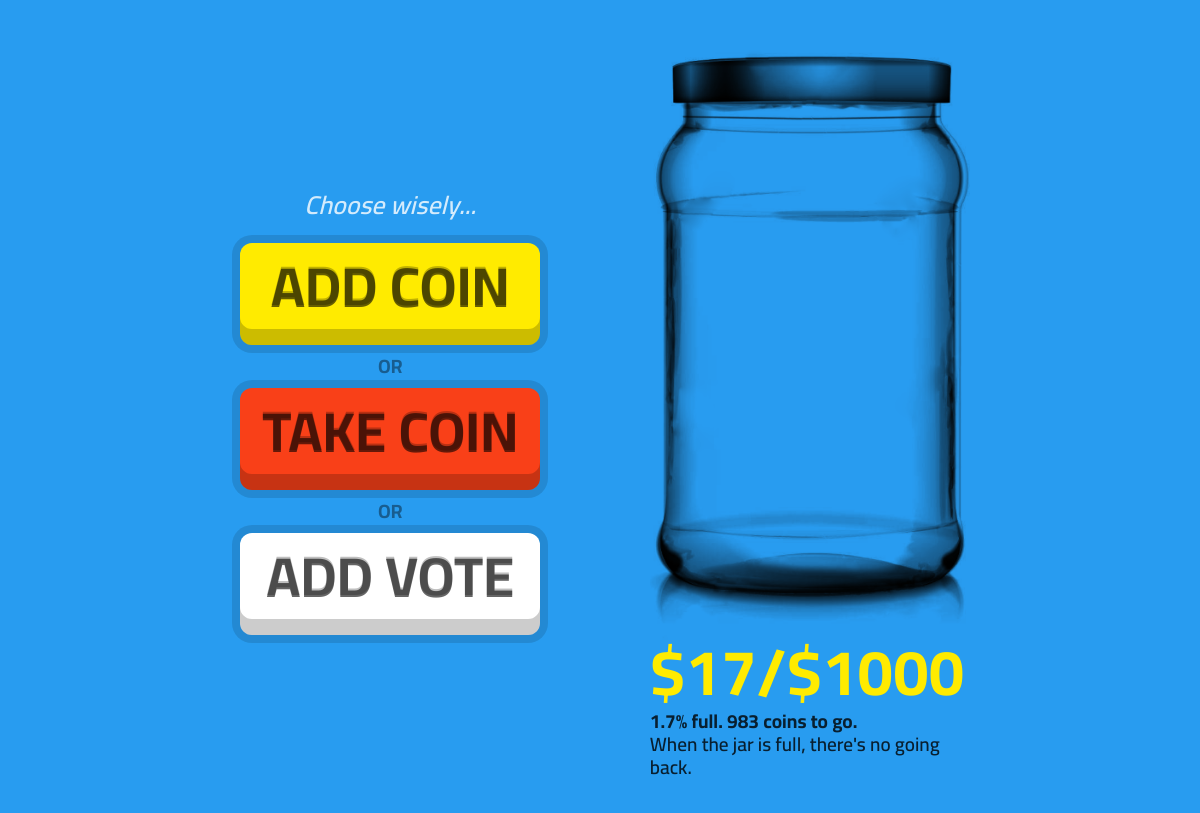
The page /jar on the database as committed earlier.
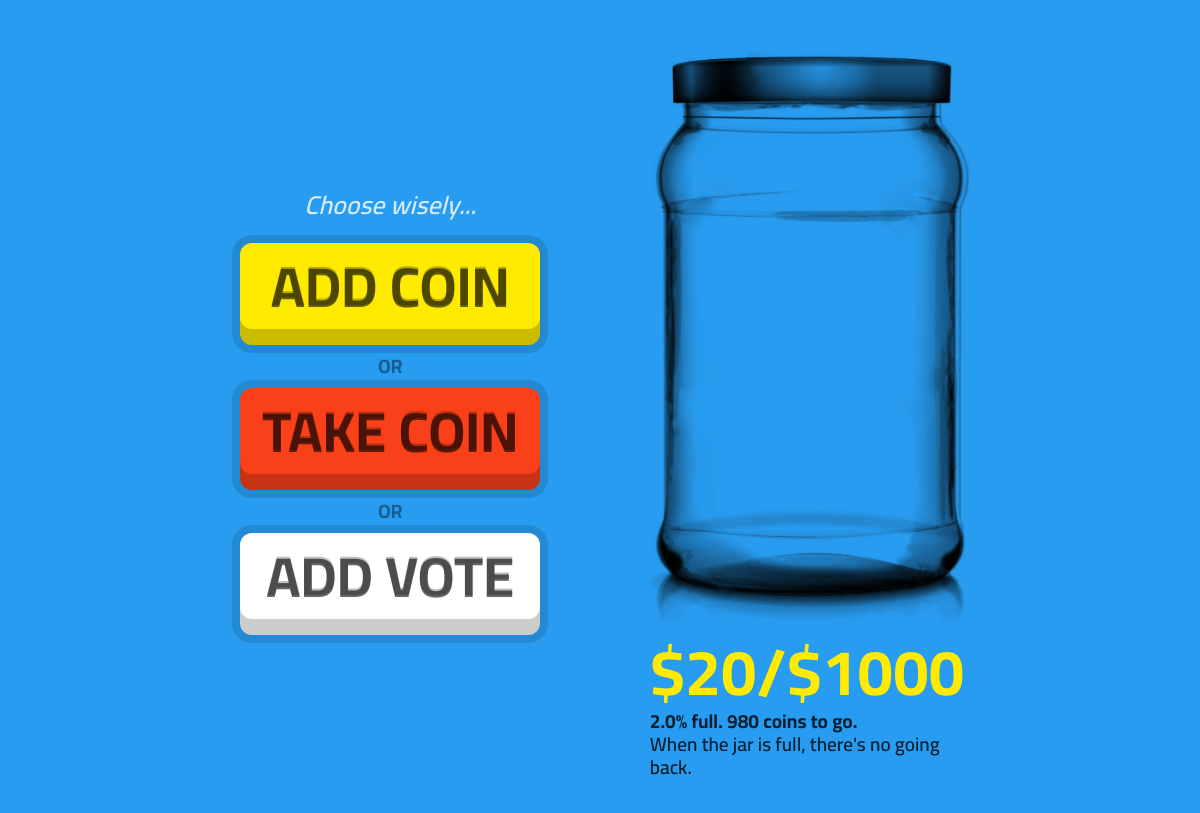
The same page on the database as committed later.
### tables this page shows
CREATE TABLE jars (
id INTEGER PRIMARY KEY,
coins INTEGER,
capacity INTEGER,
is_frozen BOOLEAN DEFAULT false,
votes INTEGER
);

### run.py (the view)
@app.route('/jar')
def jar():
    db = sqlite3.connect(DBFILE)
    cur = db.execute('SELECT * FROM jars WHERE id=1')
    stats = cur.fetchone()
    return(render_template(
        'jar.html',
        coins=stats[1],
        capacity=stats[2],
        percent=round((stats[1]/stats[2]) * 100, 2),
        error=check_status() # Check if user has visited before, if so send that to template
    ))

### run.py (called while the page is built)
def check_ip():
    db = sqlite3.connect(DBFILE)
    user_ip = request.remote_addr
    cur = db.execute('SELECT count(*) FROM voters WHERE ip_address=?', (user_ip,)) # Check if user's ip is in database
    user_check = cur.fetchone()[0] # State of query
    db.close()
    return user_check

def check_frozen():
    db = sqlite3.connect(DBFILE)
    cur = db.execute('SELECT is_frozen FROM jars WHERE id=1') # Check if jar is frozen
    frozen_check = cur.fetchone()[0] # State of query
    db.close()
    return frozen_check

def check_full():
    db = sqlite3.connect(DBFILE)
    cur = db.execute('SELECT coins FROM jars WHERE id=1') # Get jar balance
    coins = cur.fetchone()[0] # State of query
    cur = db.execute('SELECT capacity FROM jars WHERE id=1') # Get jar balance
    capacity = cur.fetchone()[0] # State of query
    db.close()
    return (coins >= capacity)

def check_status():
    if (check_ip()): return "voted"
    if (check_frozen()): return "frozen"
    if (check_full()): return "full"
    return ""

### templates/jar.html (shortened to what this page needs)
{% extends 'base.html' %}
{% block content %}
	<div class="wrapper wrapper-jar">
		<div class="column col-buttons">
			{% if not error %}
			<span class="precaution">Choose wisely...</span>
			<form class="form-btns" action="{{ url_for('confirm') }}" method="POST">
				<input type="submit" name="action" class="btn" value="add coin">
				<div class="btn-divider">OR</div>
				<input type="submit" name="action" class="btn btn-take" value="take coin">
				<div class="btn-divider">OR</div>
			</form>
			<button class="btn btn-vote">add vote</button>
			{% elif error=="voted" %}
			<p class="error">Sorry, you have already made your decision. Either that, or someone else on your network has.</p>
			{% elif error=="frozen" %}
			<p class="error">The jar is currently frozen shut. It will take 24 hours to thaw.</p>
			{% elif error=="full" %}
			<p class="error">The jar is full.</p>
			{% endif %}
		</div>
		<div class="column col-jar">
			<div class="jar"></div>
			<div class="stats">
				<div class="main">${{ coins }}/${{ capacity }}</div>
				<div class="sub"><strong>{{ percent }}&percnt; full. {{ capacity-coins }} coins to go. </strong><br />When the jar is full, there's no going back.</div>
			</div>
		</div>
	</div>
{% endblock %}

### templates/base.html (shortened to what this page needs)
<!DOCTYPE html>
<html lang="en">
<head>
	<link rel="stylesheet" href="{{ url_for('static', filename='style.css') }}" />
</head>
<body>
	{% block content %}{% endblock %}
</body>
</html>

### static/style.css (style rules this page uses)
:root { --blue: #289CF0; --yellow: #FFEB00; --red: #F94018; --grey: rgba(10, 40, 61, 0.888); }
* { margin: 0; padding: 0; box-sizing: border-box; }
body { font-family: 'Cairo', sans-serif; background: var(--blue); }
.wrapper { margin: 0 auto; max-width: 380px; text-align: center; }
.column { display: inline-block; width: 320px; vertical-align: middle; margin: 20px 0; }
.col-jar { text-align: left; background: var(--blue); }
.precaution { color: rgba(255, 255, 255, 0.8); font-weight: 600; font-size: 1.6em; line-height: 2em; font-style: italic; }
.btn-divider { color: rgba(0, 0, 0, 0.4); font-weight: 700; font-size: 1.2em; line-height: 1em; }
.btn { box-sizing: content-box; width: 300px; height: 84px; margin: 12px 0; padding: 2px 0 16px 0; border-radius: 12px; border: none; background: var(--yellow); box-shadow: inset 0px -16px 0px rgba(0, 0, 0, 0.2), 0px 0px 0px 8px rgba(0, 0, 0, 0.12); text-transform: uppercase; font-family: inherit; font-weight: 700; font-size: 3.5em; line-height: 0em; color: rgba(0, 0, 0, 0.6); text-shadow: 0px -2px 0px rgba(0, 0, 0, 0.25); transition: box-shadow .1s, padding .1s, margin .1s; }
.btn-take { background: var(--red); }
.btn-vote { background: white; }
.jar { background: url(jar.png); background-size: 100%; padding-top: 185%; mix-blend-mode: multiply; }
.stats .main { font-weight: 700; font-size: 4em; line-height: 1em; color: var(--yellow); }
.stats .sub { color: rgba(0, 0, 0, 0.8); font-weight: 600; font-size: 1.2em; line-height: 1.2em; margin-top: 6px; }
@media only screen and (min-width: 800px) { .wrapper-jar { max-width: 100%; } }
@media only screen and (min-width: 800px) { .column { margin: 4%; } }

Rows that differ between the two databases and show on the page:
changed jars: capacity-coins "983" → "980"
Other text that changed with them:
{{ coins }}: "17" → "20"
{{ percent }}: "1.7" → "2.0"
